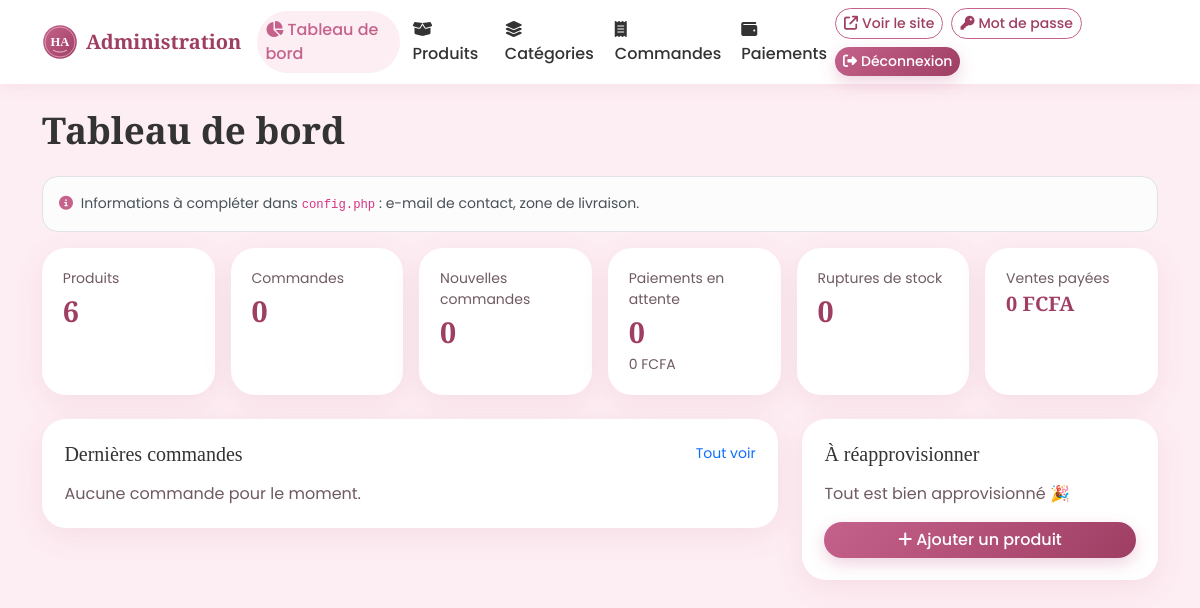
/admin/index.php (signed in), run on an earlier commit of the app's database.
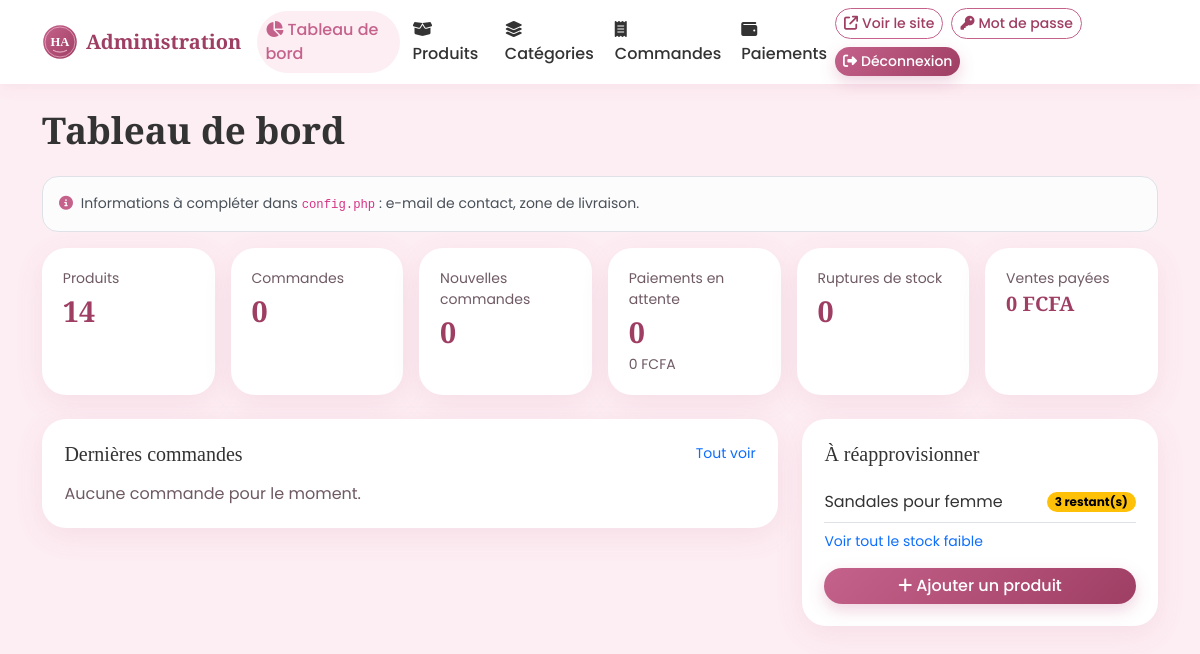
And on a later commit of the database.
### tables this page shows
CREATE TABLE IF NOT EXISTS produits (
  id INT AUTO_INCREMENT PRIMARY KEY,
  categorie_id INT NULL,
  nom VARCHAR(150) NOT NULL,
  description TEXT NULL,
  prix INT NOT NULL DEFAULT 0,
  stock INT NOT NULL DEFAULT 0,
  image VARCHAR(120) NULL,
  nouveau TINYINT(1) NOT NULL DEFAULT 0,
  actif TINYINT(1) NOT NULL DEFAULT 1,
  created_at TIMESTAMP NOT NULL DEFAULT CURRENT_TIMESTAMP,
  date_modification TIMESTAMP NULL DEFAULT NULL ON UPDATE CURRENT_TIMESTAMP,
  INDEX idx_produits_actif (actif),
  CONSTRAINT fk_produit_categorie FOREIGN KEY (categorie_id) REFERENCES categories(id) ON DELETE SET NULL,
  CONSTRAINT chk_produits_stock CHECK (stock >= 0),
  CONSTRAINT chk_produits_prix CHECK (prix >= 0)
);

### includes/functions.php (called while the page is built, shortened)
<?php
function e($v): string
{
    return htmlspecialchars((string)$v, ENT_QUOTES, 'UTF-8');
}
function base_url(string $path = ''): string
{
    return BASE_URL . '/' . ltrim($path, '/');
}
    ?>

### admin/index.php (the view, shortened to what the changed rows need)
<?php
$adminPage = 'dashboard';
require __DIR__ . '/_header.php';
$pdo = db();
$nbProduits   = (int)$pdo->query('SELECT COUNT(*) FROM produits')->fetchColumn();
$faibles = $pdo->prepare('SELECT id, nom, stock FROM produits WHERE actif = 1 AND stock <= ? ORDER BY stock, nom LIMIT 8');
$faibles->execute([SEUIL_STOCK]);
$faibles = $faibles->fetchAll();
?>
<h1 class="page-title mb-4">Tableau de bord</h1>
<div class="row g-3 mb-4">
  <div class="col-6 col-lg-4 col-xl-2"><a class="stat-card d-block text-reset" href="produits.php"><div class="text-muted small">Produits</div><div class="num"><?= $nbProduits ?></div></a></div>
</div>
<div class="row g-4">
  <div class="col-lg-8">
    <div class="panel">
      <div class="d-flex justify-content-between align-items-center mb-3">
        <h2 class="h5 mb-0">Dernières commandes</h2>
      </div>
    </div>
  </div>
  <div class="col-lg-4">
    <div class="panel">
      <h2 class="h5 mb-3">À réapprovisionner</h2>
      <?php if ($faibles): ?>
        <?php foreach ($faibles as $f): ?>
          <a href="produit_form.php?id=<?= (int)$f['id'] ?>" class="d-flex justify-content-between align-items-center text-reset py-2 border-bottom">
            <span><?= e($f['nom']) ?></span>
            <span class="badge rounded-pill <?= (int)$f['stock'] <= 0 ? 'text-bg-secondary' : 'text-bg-warning' ?>"><?= (int)$f['stock'] <= 0 ? 'Épuisé' : (int)$f['stock'] . ' restant(s)' ?></span>
          </a>
        <?php endforeach; ?>
        <a href="produits.php?stock=faible" class="d-block small mt-2">Voir tout le stock faible</a>
      <?php else: ?>
        <p class="text-muted mb-0">Tout est bien approvisionné 🎉</p>
      <?php endif; ?>
      <a href="produit_form.php" class="btn btn-rose w-100 mt-3"><i class="fa-solid fa-plus me-1"></i>Ajouter un produit</a>
    </div>
  </div>
</div>
<?php require __DIR__ . '/_footer.php'; ?>

### admin/_header.php (shortened to what the changed rows need)
<?php
$adminPage = $adminPage ?? '';
$liens = [
    'dashboard'  => ['index.php',      'fa-chart-pie',   'Tableau de bord'],
    'produits'   => ['produits.php',   'fa-box-open',    'Produits'],
    'categories' => ['categories.php', 'fa-layer-group', 'Catégories'],
    'commandes'  => ['commandes.php',  'fa-receipt',     'Commandes'],
    'paiements'  => ['paiements.php',  'fa-wallet',      'Paiements'],
];
?><!DOCTYPE html>
<html lang="fr">
<head>
  <link href="https://cdn.jsdelivr.net/npm/bootstrap@5.3.3/dist/css/bootstrap.min.css" rel="stylesheet">
  <link href="https://cdnjs.cloudflare.com/ajax/libs/font-awesome/6.5.2/css/all.min.css" rel="stylesheet">
  <link href="<?= e(base_url('assets/css/style.css')) ?>" rel="stylesheet">
</head>
<body>
<nav class="navbar navbar-expand-lg admin-nav sticky-top">
  <div class="container">
    <div class="collapse navbar-collapse" id="amenu">
      <ul class="navbar-nav me-auto gap-lg-1">
        <?php foreach ($liens as $k => [$href, $ico, $txt]): ?>
          <li class="nav-item"><a class="nav-link <?= $adminPage === $k ? 'active' : '' ?>" href="<?= $href ?>"><i class="fa-solid <?= $ico ?> me-1"></i><?= $txt ?></a></li>
        <?php endforeach; ?>
      </ul>
    </div>
  </div>
</nav>
<main class="container py-4">

What changed in the data, as far as the page shows it:
added produits: nom "Sandales pour femme", stock "3"
Also different on the page:
$nbProduits: "6" → "14"
text no longer shown: "Tout est bien approvisionné 🎉"
text now shown: "Voir tout le stock faible"
